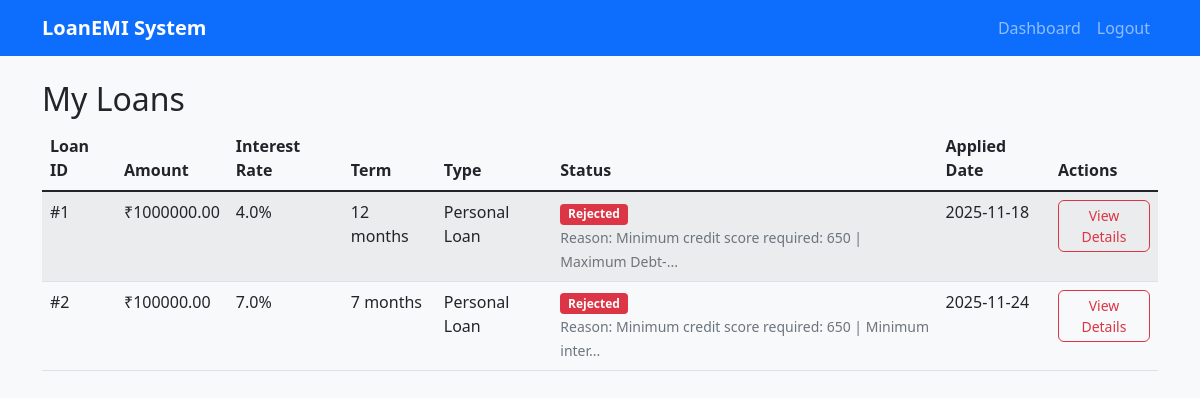
The app's page /view_loans (signed in) with its own data.
### database.py (models this page shows)
class Loan(db.Model):
    id = db.Column(db.Integer, primary_key=True)
    user_id = db.Column(db.Integer, db.ForeignKey('user.id'), nullable=False)
    loan_amount = db.Column(db.Float, nullable=False)
    interest_rate = db.Column(db.Float, nullable=False)
    loan_term = db.Column(db.Integer, nullable=False)  # in months
    loan_type = db.Column(db.String(50), nullable=False)
    status = db.Column(db.String(20), default='Pending')  # Pending, Approved, Rejected
    rejection_reason = db.Column(db.Text)
    created_at = db.Column(db.DateTime, default=datetime.utcnow)
    start_date = db.Column(db.DateTime)
    emis = db.relationship('EMI', backref='loan', lazy=True)

### app.py (the view)
@app.route('/view_loans')
@login_required
def view_loans():
    loans = Loan.query.filter_by(user_id=current_user.id).all()
    return render_template('view_loans.html', loans=loans)

### app.py (called while the page is built)
@login_manager.user_loader
def load_user(user_id):
    return User.query.get(int(user_id))

### database.py (called while the page is built)
    @property
    def is_authenticated(self):
        return True

### templates/view_loans.html (shortened to what this page needs)
{% extends "base.html" %}
{% block content %}
<div class="row">
    <div class="col-12">
        <h2>My Loans</h2>
        {% if loans %}
        <div class="table-responsive">
            <table class="table table-striped">
                <thead>
                    <tr>
                        <th>Loan ID</th>
                        <th>Amount</th>
                        <th>Interest Rate</th>
                        <th>Term</th>
                        <th>Type</th>
                        <th>Status</th>
                        <th>Applied Date</th>
                        <th>Actions</th>
                    </tr>
                </thead>
                <tbody>
                    {% for loan in loans %}
                    <tr>
                        <td>#{{ loan.id }}</td>
                        <td>₹{{ "%.2f"|format(loan.loan_amount) }}</td>
                        <td>{{ loan.interest_rate }}%</td>
                        <td>{{ loan.loan_term }} months</td>
                        <td>{{ loan.loan_type }}</td>
                        <td>
                            <span class="badge
                                {% if loan.status == 'Approved' or loan.status == 'Auto-Approved' %}bg-success
                                {% elif loan.status == 'Rejected' %}bg-danger
                                {% else %}bg-warning{% endif %}">
                                {% if loan.status == 'Auto-Approved' %}
                                    <i class="fas fa-bolt"></i> Auto-Approved
                                {% else %}
                                    {{ loan.status }}
                                {% endif %}
                            </span>
                            {% if loan.status == 'Rejected' and loan.rejection_reason %}
                            <br>
                            <small class="text-muted" data-bs-toggle="tooltip" title="{{ loan.rejection_reason }}">
                                Reason: {{ loan.rejection_reason[:50] }}{% if loan.rejection_reason|length > 50 %}...{% endif %}
                            </small>
                            {% endif %}
                        </td>
                        <td>{{ loan.created_at.strftime('%Y-%m-%d') }}</td>
                        <td>
                            {% if loan.status == 'Approved' or loan.status == 'Auto-Approved' %}
                            <a href="{{ url_for('payment_history', loan_id=loan.id) }}" class="btn btn-sm btn-primary">
                                View EMI Schedule
                            </a>
                            {% elif loan.status == 'Rejected' %}
                            <button class="btn btn-sm btn-outline-danger" data-bs-toggle="modal" data-bs-target="#rejectionModal{{ loan.id }}">
                                View Details
                            </button>
                            {% else %}
                            <span class="text-muted">Under Review</span>
                            {% endif %}
                        </td>
                    </tr>
                    {% endfor %}
                </tbody>
            </table>
        </div>
        {% else %}
        <div class="alert alert-info">
            <p>You haven't applied for any loans yet.</p>
            <a href="{{ url_for('apply_loan') }}" class="btn btn-primary">Apply for Your First Loan</a>
        </div>
        {% endif %}
    </div>
</div>
{% endblock %}

### static/css/style.css (style rules this page uses)
body { background-color: #f8f9fa; }
.table th { border-top: none; font-weight: 600; }
.btn { border-radius: 0.375rem; }

### records on screen
Loan: id "1", loan_amount "1000000.00", interest_rate "4.0", loan_term "12", loan_type "Personal Loan", status "Rejected", rejection_reason "Minimum credit score required: 650 | Maximum Debt-", created_at "2025-11-18"
Loan: id "2", loan_amount "100000.00", interest_rate "7.0", loan_term "7", loan_type "Personal Loan", status "Rejected", rejection_reason "Minimum credit score required: 650 | Minimum inter", created_at "2025-11-24"
